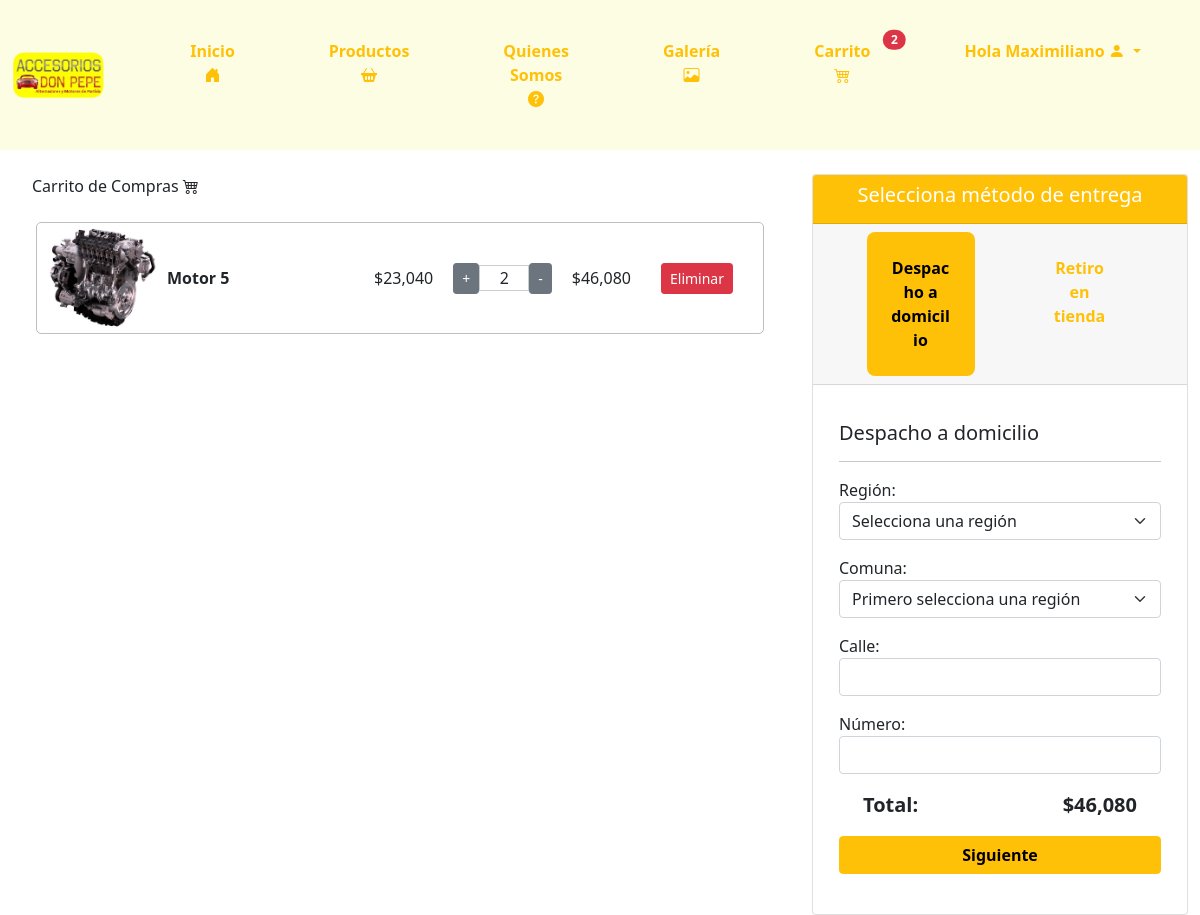
Page /carrito/ (signed in) on the earlier database version.
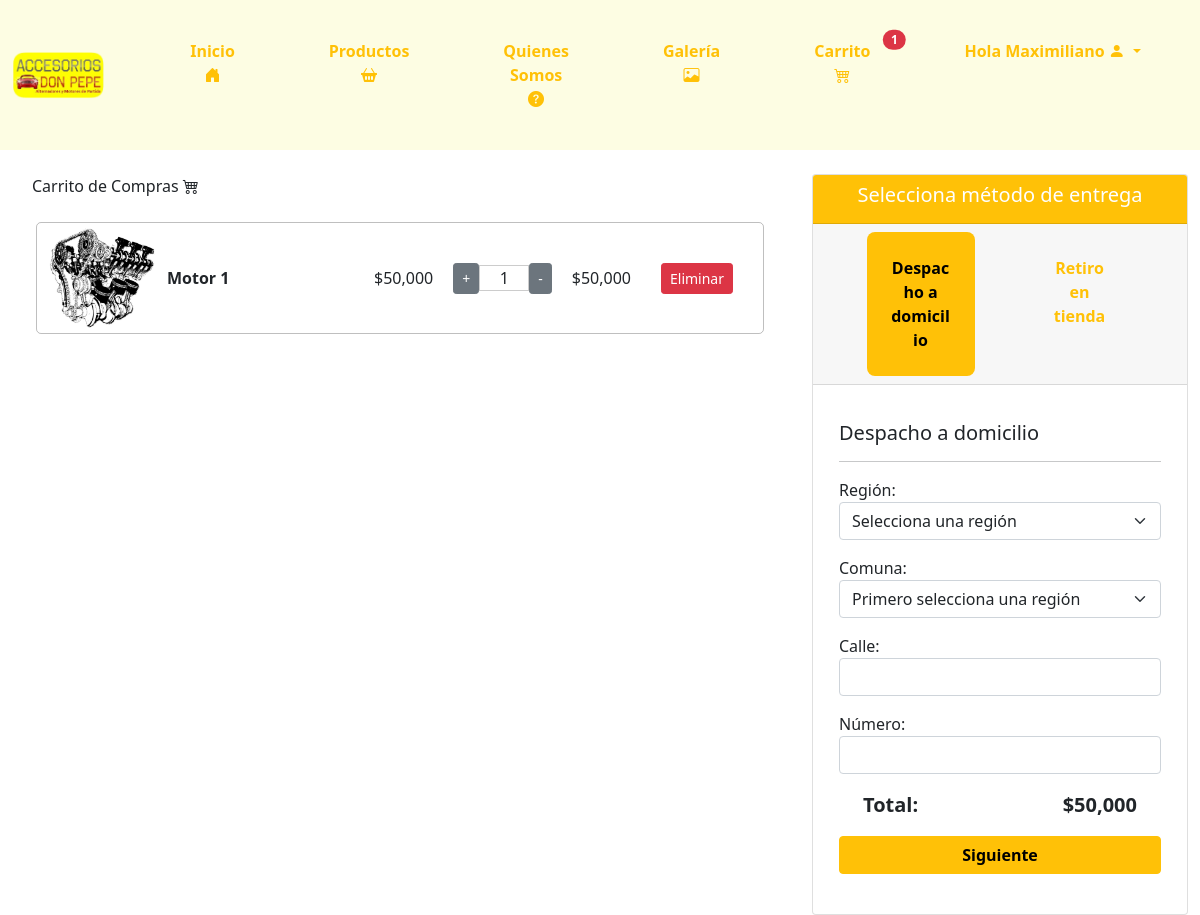
Same page on the later database version.
### core/models.py (models this page shows, shortened)
class ItemCarrito(models.Model):
    usuario = models.ForeignKey(User, on_delete=models.CASCADE)
    producto = models.ForeignKey(Producto, on_delete=models.CASCADE)
    cantidad = models.IntegerField(default=1)

class Producto(models.Model):
    codProducto = models.IntegerField(primary_key=True)
    nombreP = models.CharField(max_length=100)
    stock = models.IntegerField()
    descipcion = models.CharField(max_length=500)
    foto = models.ImageField(upload_to="productos")  # Directorio de destino para las imágenes de los productos
    precio = models.IntegerField()
    categoria = models.ForeignKey(Categoria, on_delete=models.CASCADE)

### core/views.py (the view)
# urls.py: path('carrito/', carrito, name='carrito'),
@login_required
def carrito(request):
    carrito = ItemCarrito.objects.filter(usuario=request.user)
    total = sum(item.producto.precio * item.cantidad for item in carrito)
    carrito_count = sum(item.cantidad for item in carrito)
    regiones = Region.objects.all()
    region_id = request.GET.get('region')
    comunas = []
    if region_id:
        try:
            region_seleccionada = Region.objects.get(idRegion=region_id)  # Ajuste aquí
            comunas = Comuna.objects.filter(region=region_seleccionada)
        except Region.DoesNotExist:
            pass
    context = {
        'carrito': carrito,
        'total': total,
        'carrito_count': carrito_count,
        'regiones': regiones,
        'comunas': comunas,
        'region_id': region_id,  # Esto es para mantener la región seleccionada en el formulario
    }
    return render(request, 'core/carrito.html', context)

### core/templatetags/custom_filters.py (called while the page is built)
@register.filter
def format_clp(value):
    try:
        return "${:,.0f}".format(value)
    except (ValueError, TypeError):
        return value

@register.filter
def multiplicar(value, arg):
    try:
        return value * arg
    except (TypeError, ValueError):
        return 0

### core/templates/core/carrito.html (shortened to what this page needs)
{% load static %}
{% load custom_filters %}
<!DOCTYPE html>
<html lang="en">
<head>
    <link href="https://cdn.jsdelivr.net/npm/bootstrap@5.0.2/dist/css/bootstrap.min.css" rel="stylesheet"
>
    <link href="https://cdnjs.cloudflare.com/ajax/libs/font-awesome/6.0.0-beta3/css/all.min.css" rel="stylesheet">
    <link type="text/css" rel="stylesheet" href="{% static 'css/inicio.css' %}">
    <link href="https://cdn.jsdelivr.net/npm/bootstrap-icons/font/bootstrap-icons.css" rel="stylesheet">
</head>
<body>
    <nav class="navbar navbar-expand-lg navbar-light" style="background-color: #fdfde3;">
        <div class="container-fluid">
            <a class="navbar-brand" href="{% url 'inicio' %}">
                <img src="{% static 'img/logo-don-pepe.png' %}" class="logo" style="max-width: 80%;"
                    alt="Accesorios Don Pepe">
            </a>
            <div class="collapse navbar-collapse justify-content-end" id="navbarNav">
                <ul class="navbar-nav">
                    <li class="nav-item">
                        <a class="btn btn-outline-warning py-4 px-4 mx-2" href="{% url 'inicio' %}">
                            Inicio
                            <i class="bi bi-house-door-fill"></i>
                        </a>
                    </li>
                    <li class="nav-item">
                        <a class="btn btn-outline-warning py-4 px-4 mx-2" href="{% url 'productos' %}">
                            Productos
                            <i class="bi bi-basket2-fill"></i>
                        </a>
                    </li>
                    <li class="nav-item">
                        <a class="btn btn-outline-warning py-4 px-4 mx-2" href="{% url 'quienessomos' %}">
                            Quienes Somos
                            <i class="bi bi-question-circle-fill"></i>
                        </a>
                    </li>
                    <li class="nav-item">
                        <a class="btn btn-outline-warning py-4 px-4 mx-2" href="{% url 'galeria' %}">
                            Galería
                            <i class="bi bi-image"></i>
                        </a>
                    </li>
                    <li class="nav-item">
                        <a class="btn btn-outline-warning py-4 px-4 mx-2 position-relative" data-bs-toggle="modal"
                            data-bs-target="#cartModal">
                            Carrito
                            <i class="bi bi-cart4"></i>
                            {% if carrito_count > 0 %}
                            <span
                                class="position-absolute top-0 start-100 translate-middle badge rounded-pill bg-danger"
                                style="margin-top: 25px;">
                                {{ carrito_count }}
                            </span>
                            {% endif %}
                        </a>
                    </li>
                    <li class="nav-item dropdown">
                        {% if user.is_authenticated %}
                        <div class="btn-group">
                            <button type="button" class="btn btn-outline-warning py-4 px-4 mx-2 dropdown-toggle"
                                data-bs-toggle="dropdown" style="font-weight: 700; border: 0px; border-radius: 10px;">
                                {% if user.is_superuser %}
                                Administrador
                                {% else %}
                                Hola {{ user.first_name }}
                                {% endif %}
                                <i class="bi bi-person-fill"></i>
                            </button>
                        </div>
                        {% endif %}
                    </li>
                </ul>
            </div>
        </div>
    </nav>
    <br>
    <div class="container-fluid">
        <div class="row">
            <div class="col-md-8">
                <div>
                    <div style="text-align: left; margin-left: 20px; font-weight: 500; width: 95%;">
                        <h8>Carrito de Compras <i class="bi bi-cart4"></i></h8>
                    </div>
                    <br>
                    <div class="container">
                        {% for item in carrito %}
                        <div id="cart-item-{{ item.id }}" class="cart-item" data-id="{{ item.id }}"
                            data-price="{{ item.producto.precio }}"
                            style="display: flex; align-items: center; margin-bottom: 10px;  border: 1px solid rgba(0, 0, 0, 0.250); border-radius: 5px;">
                            <img src="{{ item.producto.foto.url }}"
                                style=" margin-left: 10px; max-width: 110px; height: 110px; object-fit: cover;">
                            <div style="margin-left: 10px; flex-grow: 1;">
                                <strong>{{ item.producto.nombreP }}</strong>
                            </div>
                            <div style="margin-left: 20px;">
                                <span>{{ item.producto.precio | format_clp }}</span>
                            </div>
                            <div
                                style="margin-left: 20px; display: flex; align-items: center; justify-content: center;">
                                <form action="{% url 'aumentar_cantidad' item.producto.codProducto %}" method="post"
                                    style="display: inline;">
                                    <button type="submit" class="btn btn-secondary btn-sm">+</button>
                                </form>
                                <p type="number" class="quantity" min="1"
                                    style="width: 50px; text-align: center; display: block; margin: 0 auto; border: 1px solid rgba(0, 0, 0, 0.200);"
                                    readonly>{{ item.cantidad }}</p>
                                <form action="{% url 'disminuir_cantidad' item.producto.codProducto %}" method="post"
                                    style="display: inline;">
                                    <button type="submit" class="btn btn-secondary btn-sm">-</button>
                                </form>
                            </div>
                            <div style="margin-left: 20px;">
                                <span class="total">{{item.producto.precio|multiplicar:item.cantidad|format_clp}}</span>
                            </div>
                            <div style="margin-inline: 30px;">
                                <a href="{% url 'eliminar_del_carrito' item.id %}"
                                    class="btn btn-danger btn-sm">Eliminar</a>
                            </div>
                        </div>
                        {% endfor %}
                    </div>
                </div>
            </div>
            <div class="col-md-4">
                <div class="card" style="text-align: center;">
                    <div class="card-header text-white" style="background-color: #ffc107;">
                        <h5>Selecciona método de entrega</h5>
                    </div>
                    <div class="card-header">
                        <div class="container">
                            <div class="row">
                                <div class="col-md-6">
                                    <button
                                        class="btn btn-outline-warning btn-block py-4 px-4 mx-2 btn-despacho-domicilio active"
                                        style="border: 0px; font-weight: 700; border-radius: 8px; width: 80%;"
                                        onclick="showDespachoDomicilio()">Despacho a domicilio</button>
                                </div>
                                <div class="col-md-6">
                                    <button class="btn btn-outline-warning btn-block py-4 px-4 mx-2 btn-retiro-tienda"
                                        style="border: 0px; font-weight: 700; border-radius: 8px; width: 80%; "
                                        onclick="showRetiroTienda()">Retiro en tienda</button>
                                </div>
                            </div>
                        </div>
                    </div>
                    <div class="card-body">
                        <form method="post" action="{% url 'crear_venta' %}">
                            <div id="despachoDomicilio" style="display: none; margin-top: 20px; text-align: left; margin-inline: 10px;">
                                <h5>Despacho a domicilio</h5>
                                <div class="hr">
                                    <hr>
                                </div>
                                <div class="mb-3">
                                    <label for="region">Región:</label>
                                    <select class="form-select" id="region" name="region">
                                        <option value="">Selecciona una región</option>
                                    </select>
                                </div>
                                <div class="mb-3">
                                    <label for="comuna">Comuna:</label>
                                    <select class="form-select" id="comuna" name="comuna">
                                        <option value="">Primero selecciona una región</option>
                                    </select>
                                </div>
                                <div class="mb-3">
                                    <label for="calle">Calle:</label>
                                    <input type="text" class="form-control" id="calle" name="calle">
                                </div>
                                <div class="mb-3">
                                    <label for="numero">Número:</label>
                                    <input type="text" class="form-control" id="numero" name="numero">
                                </div>
                                <div class="container">
                                    <div class="row">
                                        <div class="col-md-6" style="text-align: left; font-size: 20px; font-weight: 700;">
                                            <p>Total: </p>
                                        </div>
                                        <div class="col-md-6" style="text-align: right; font-size: 20px; font-weight: 700;">
                                            <p>{{ total | format_clp }}</p>
                                        </div>
                                    </div>
                                </div>
                                <div style="text-align: center;">
                                    <button type="submit" class="btn btn-warning" style="width: 100%; font-weight: 700;">Siguiente</button>
                                </div>
                            </div>
                        </form>
                    </div>
                    <br>
                </div>
            </div>
        </div>
    </div>
</body>
</html>

### core/static/css/inicio.css (style rules this page uses)
.navbar { padding: 0%; }
.navbar-nav li { padding: 15px 15px; }
.navbar-nav li a { font-weight: 700; border: 0px; border-radius: 10px; }

### core/templates/core/carrito.html (style rules this page uses)
.btn-despacho-domicilio.active, .btn-retiro-tienda.active { background-color: #ffc107; color: black; }

Differences in the rows shown:
removed ItemCarrito: producto.foto (picture), producto.nombreP "Motor 5", producto.precio "$23,040", cantidad "2", producto.precio|multiplicar "$46,080"
added ItemCarrito: producto.foto (picture), producto.nombreP "Motor 1", producto.precio "$50,000", cantidad "1", producto.precio|multiplicar "$50,000"
Other differences:
{{ carrito_count }}: "2" → "1"
{{ total | format_clp }}: "$46,080" → "$50,000"
